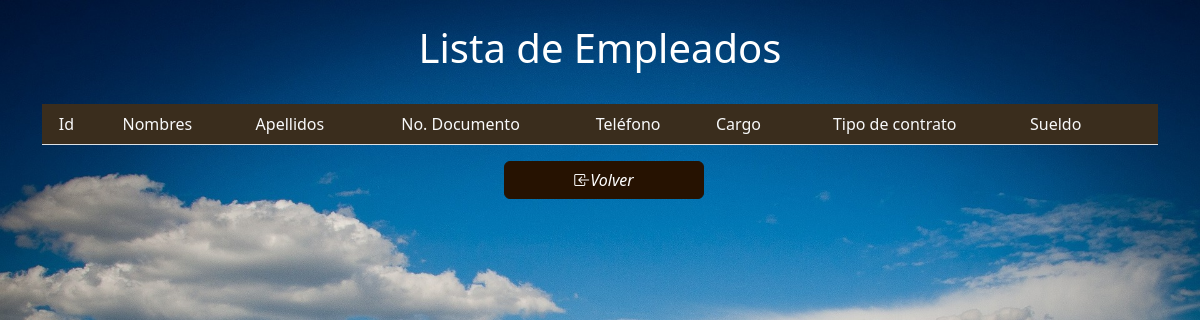
Before: /empleados/tablaEmpleados.php (signed in) with the older database file.
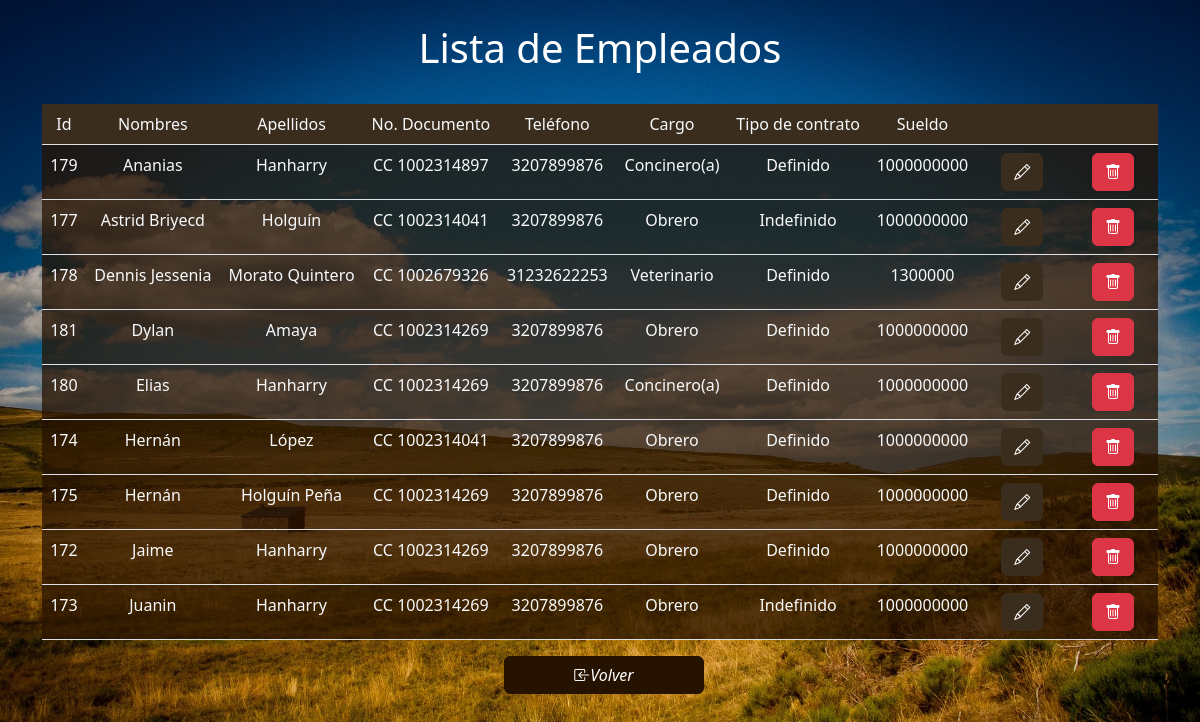
After: the same page with the newer database file.
### tables this page shows
CREATE TABLE `empleados` (
  `idEmpledo` int(11) NOT NULL,
  `nombreEmpleado` varchar(50) NOT NULL,
  `apellidoEmpleado` varchar(50) NOT NULL,
  `documentoEmpleado` int(50) NOT NULL,
  `telefonoEmpleado` varchar(50) NOT NULL,
  `tipodeContrato` varchar(50) NOT NULL,
  `nomina` varchar(12) NOT NULL,
  `idCargo` int(11) NOT NULL,
  `tipoDocumento` varchar(40) NOT NULL
);

CREATE TABLE `car` (
  `idCargo` int(11) NOT NULL,
  `cargo` varchar(30) NOT NULL
);

### empleados/registros.php (the view, shortened to what this page needs)
<?php
    class Conectar{
        function listaEmpleados(){
            $servidor="localhost";
            $user="root";
            $password="";
            $database="finca_ganadera";
            $con= new mysqli($servidor,$user,$password,$database);
            $sql="SELECT * FROM empleados INNER JOIN car ON empleados.idCargo = car.idCargo ORDER BY nombreEmpleado ASC LIMIT 10";
            $resultset = $con->query($sql);
                while($fila = $resultset->fetch_assoc()){
                    echo "<tr>
                    <td>".$fila["idEmpledo"]."</td>
                    <td>".$fila["nombreEmpleado"]."</td>
                    <td>".$fila["apellidoEmpleado"]."</td>
                    <td>".$fila["tipoDocumento"]." ".$fila["documentoEmpleado"]."</td>
                    <td>".$fila["telefonoEmpleado"]."</td>
                    <td>".$fila["cargo"]."</td>
                    <td>".$fila["tipodeContrato"]."</td>
                    <td>".$fila["nomina"]."</td>
                    <td class='text-end pe-4 ps-4'>
                    <a class='btn btn-success' href='editarEmpleados.php?id=".$fila["idEmpledo"]."' > <i class='bi bi-pencil'></i> </a>
                    </td><td class='text-end pe-4 ps-4'>
                        <button class='btn btn-danger' onclick='listaEmpleados(this.value)' value='".$fila["idEmpledo"]."'> <i class='bi bi-trash'></i></button>
                    </td></tr>";
                }
            }
        }
?>

### empleados/tablaEmpleados.php (shortened to what this page needs)
<!DOCTYPE html>
<html>
    <head>
    <link rel="stylesheet" href="../css/custom.css">
    <link href ="../libs/bootstrap-icons/bootstrap-icons.css" rel="stylesheet">
    <link rel="stylesheet" href="../js/DataTables-1.13.4/css/jquery.dataTables.min.css">
    </head>
    <body background="" class="text-white">
        <div class="container mt-0 " >
           <h1 class="text-center text-white p-4 p-3"> Lista de Empleados</h1>
            <div class="row">
            <div class="col overflow-auto">
            <table class="table bg-primary bg-opacity-75 text-light" id="tabla-Empleados" >
            <thead class="text-center bg-success">
                <td>Id</td>
                <td>Nombres</td>
                <td>Apellidos</td>
                <td>No. Documento</td>
                <td>Teléfono</td>
                <td>Cargo</td>
                <td>Tipo de contrato</td>
                <td>Sueldo</td>
                <td></td>
                <td></td>
            </thead>
            <tbody id="tabla" class="text-center">
            <?php
                include 'registros.php';
                $conexion = new Conectar();
                $conexion->listaEmpleados()
            ?>
            </tbody>
           </table>
            </div>
            </div>
            <div class="text-center">
                <div class="btn-group">
                <a  class="btn btn-primary ms-2" style="width:200px;"  href="http://localhost/prototiposmifag/admin/tablas.php" > <i class="bi bi-box-arrow-in-left">Volver </i></a>
                </div>
            </div>
        </div>
    </body>
</html>

### empleados/tablaEmpleados.php (style rules this page uses)
body { background: url(../img/fondotabla.jpg) ; background-size: cover; background-repeat: no-repeat; background-attachment: fixed; margin: 0; height: 100vh; }

Changed rows visible on the page:
added empleados: idEmpledo "179", nombreEmpleado "Ananias", apellidoEmpleado "Hanharry", tipoDocumento "CC", documentoEmpleado "1002314897", telefonoEmpleado "3207899876", idCargo.cargo "Concinero(a)", tipodeContrato "Definido", nomina "1000000000"
added empleados: idEmpledo "177", nombreEmpleado "Astrid Briyecd", apellidoEmpleado "Holguín", tipoDocumento "CC", documentoEmpleado "1002314041", telefonoEmpleado "3207899876", idCargo.cargo "Obrero", tipodeContrato "Indefinido", nomina "1000000000"
added empleados: idEmpledo "178", nombreEmpleado "Dennis Jessenia", apellidoEmpleado "Morato Quintero", tipoDocumento "CC", documentoEmpleado "1002679326", telefonoEmpleado "31232622253", idCargo.cargo "Veterinario", tipodeContrato "Definido", nomina "1300000"
added empleados: idEmpledo "181", nombreEmpleado "Dylan", apellidoEmpleado "Amaya", tipoDocumento "CC", documentoEmpleado "1002314269", telefonoEmpleado "3207899876", idCargo.cargo "Obrero", tipodeContrato "Definido", nomina "1000000000"
added empleados: idEmpledo "180", nombreEmpleado "Elias", apellidoEmpleado "Hanharry", tipoDocumento "CC", documentoEmpleado "1002314269", telefonoEmpleado "3207899876", idCargo.cargo "Concinero(a)", tipodeContrato "Definido", nomina "1000000000"
added empleados: idEmpledo "174", nombreEmpleado "Hernán", apellidoEmpleado "López", tipoDocumento "CC", documentoEmpleado "1002314041", telefonoEmpleado "3207899876", idCargo.cargo "Obrero", tipodeContrato "Definido", nomina "1000000000"
added empleados: idEmpledo "175", nombreEmpleado "Hernán", apellidoEmpleado "Holguín Peña", tipoDocumento "CC", documentoEmpleado "1002314269", telefonoEmpleado "3207899876", idCargo.cargo "Obrero", tipodeContrato "Definido", nomina "1000000000"
added empleados: idEmpledo "172", nombreEmpleado "Jaime", apellidoEmpleado "Hanharry", tipoDocumento "CC", documentoEmpleado "1002314269", telefonoEmpleado "3207899876", idCargo.cargo "Obrero", tipodeContrato "Definido", nomina "1000000000"
added empleados: idEmpledo "173", nombreEmpleado "Juanin", apellidoEmpleado "Hanharry", tipoDocumento "CC", documentoEmpleado "1002314269", telefonoEmpleado "3207899876", idCargo.cargo "Obrero", tipodeContrato "Indefinido", nomina "1000000000"
